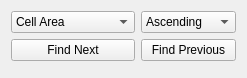
      <widget class="QWidget" name="page_3">
       <property name="geometry">
        <rect>
         <x>0</x>
         <y>0</y>
         <width>239</width>
         <height>78</height>
        </rect>
       </property>
       <attribute name="label">
        <string>Find/Sort Cells</string>
       </attribute>
       <layout class="QVBoxLayout" name="verticalLayout_30">
        <item>
         <layout class="QGridLayout" name="gridLayout_7">
          <item row="1" column="1">
           <widget class="QPushButton" name="find_previous">
            <property name="text">
             <string>Find Previous</string>
            </property>
           </widget>
          </item>
          <item row="0" column="1">
           <widget class="QComboBox" name="find_mode">
            <item>
             <property name="text">
              <string>Ascending</string>
             </property>
            </item>
            <item>
             <property name="text">
              <string>Descending</string>
             </property>
            </item>
           </widget>
          </item>
          <item row="1" column="0">
           <widget class="QPushButton" name="find_next">
            <property name="text">
             <string>Find Next</string>
            </property>
           </widget>
          </item>
          <item row="0" column="0">
           <widget class="QComboBox" name="find_criterion">
            <item>
             <property name="text">
              <string>Cell Area</string>
             </property>
            </item>
            <item>
             <property name="text">
              <string>Cell Solidity</string>
             </property>
            </item>
            <item>
             <property name="text">
              <string>Cell Aspect Ratio</string>
             </property>
            </item>
           </widget>
          </item>
         </layout>
        </item>
        <item>
         <spacer name="verticalSpacer_29">
          <property name="orientation">
           <enum>Qt::Vertical</enum>
          </property>
          <property name="sizeHint" stdset="0">
           <size>
            <width>20</width>
            <height>40</height>
           </size>
          </property>
         </spacer>
        </item>
       </layout>
      </widget>
